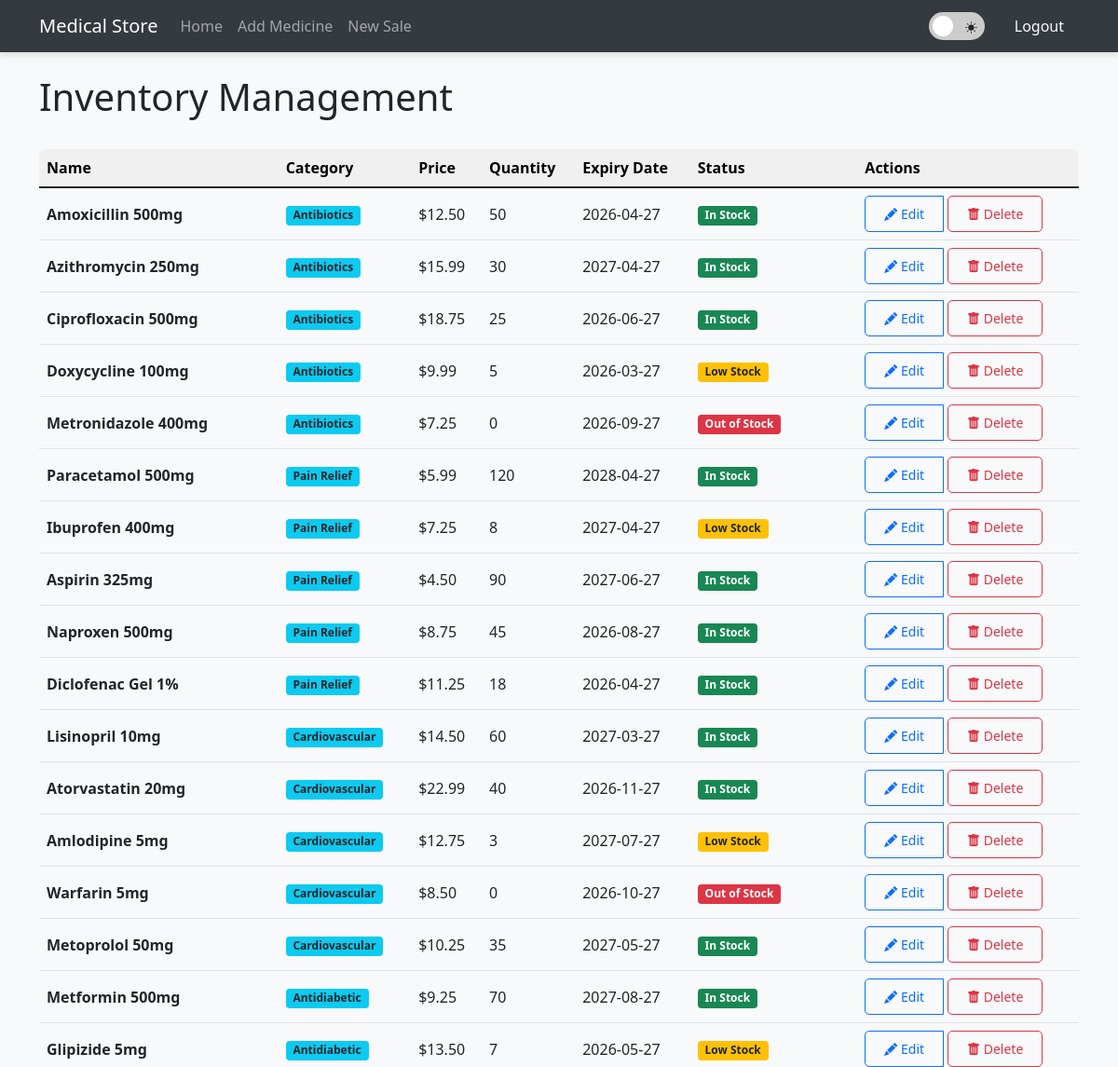
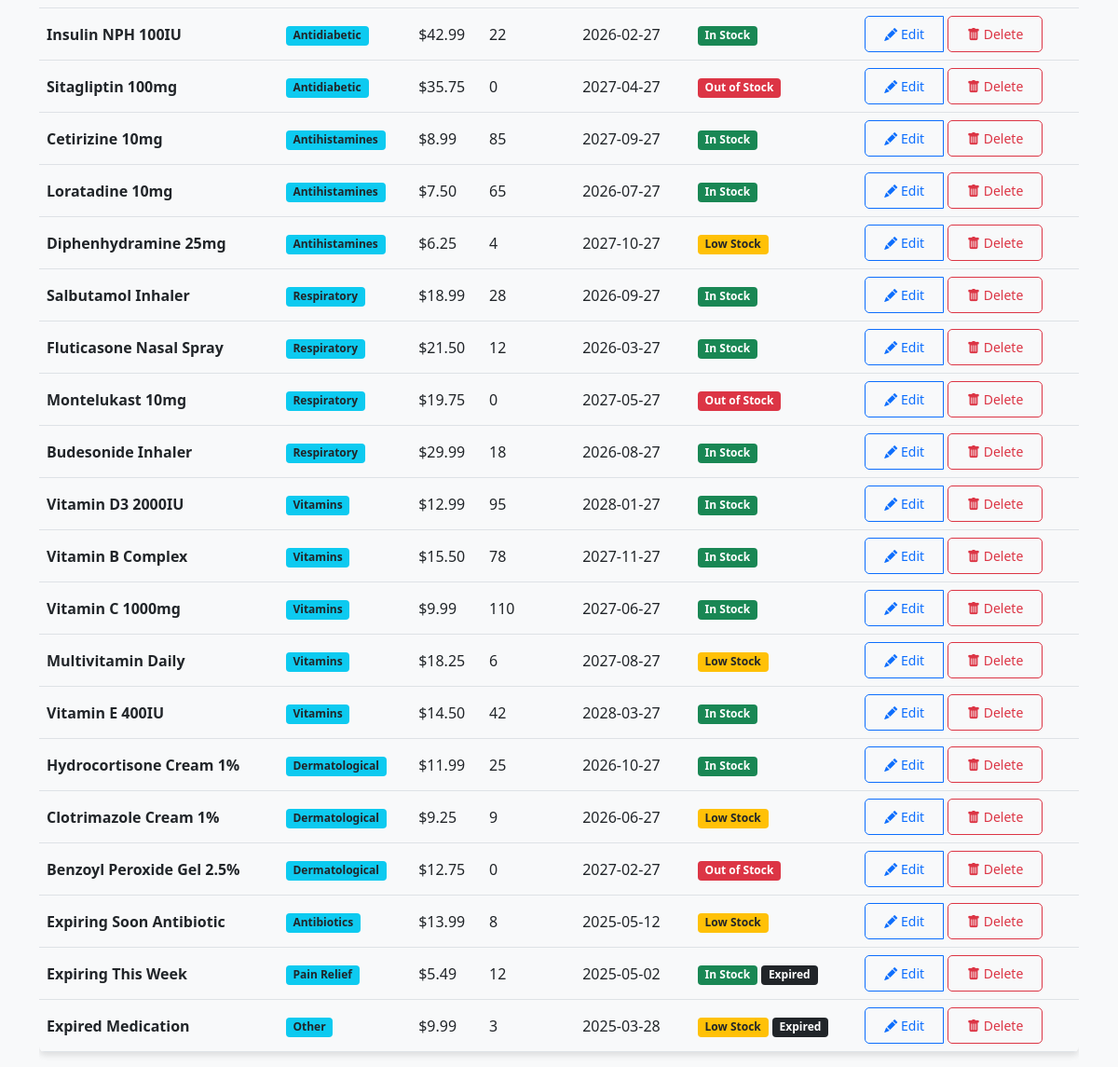
Before: /inventory (signed in) with the older database file (2 pictures, top to bottom).
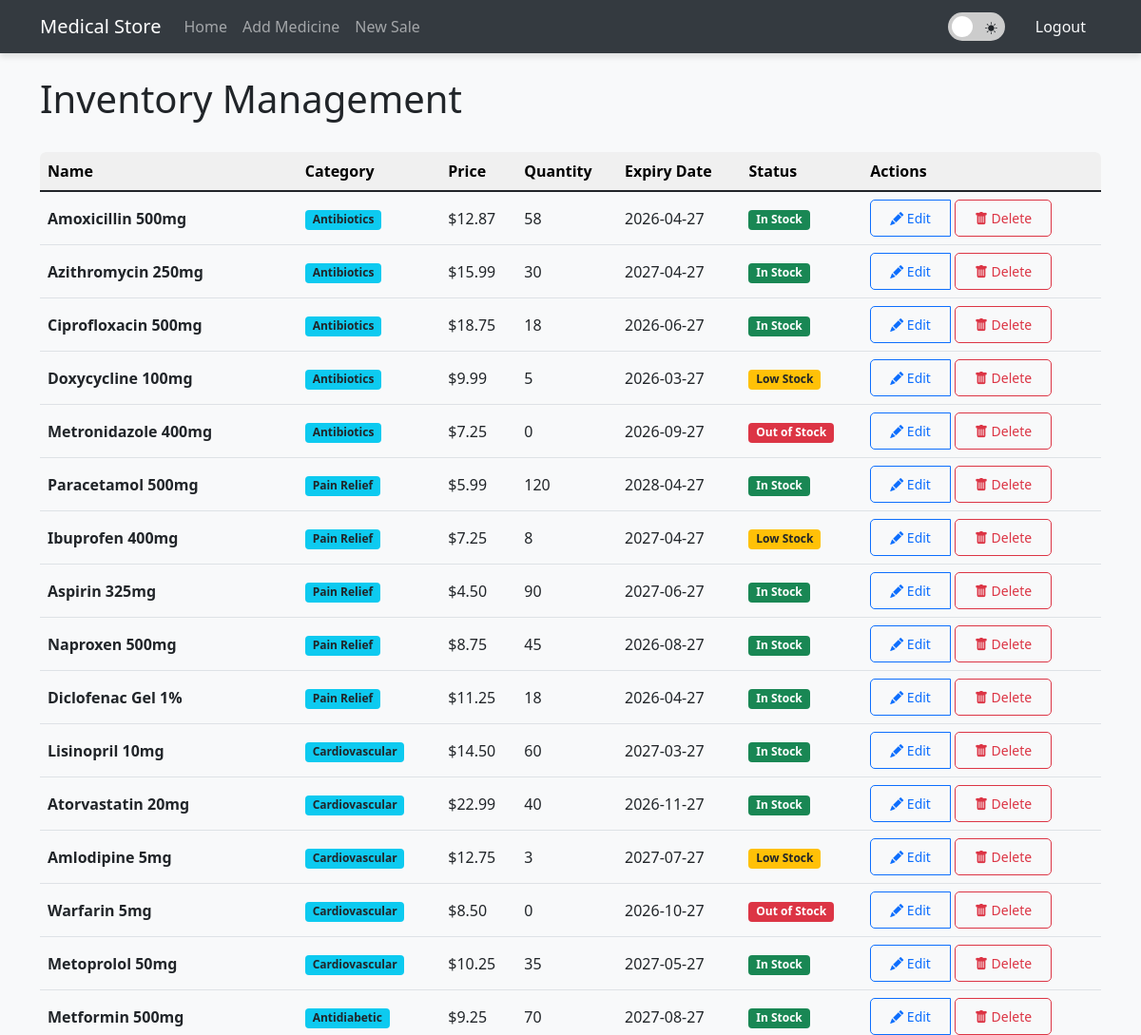
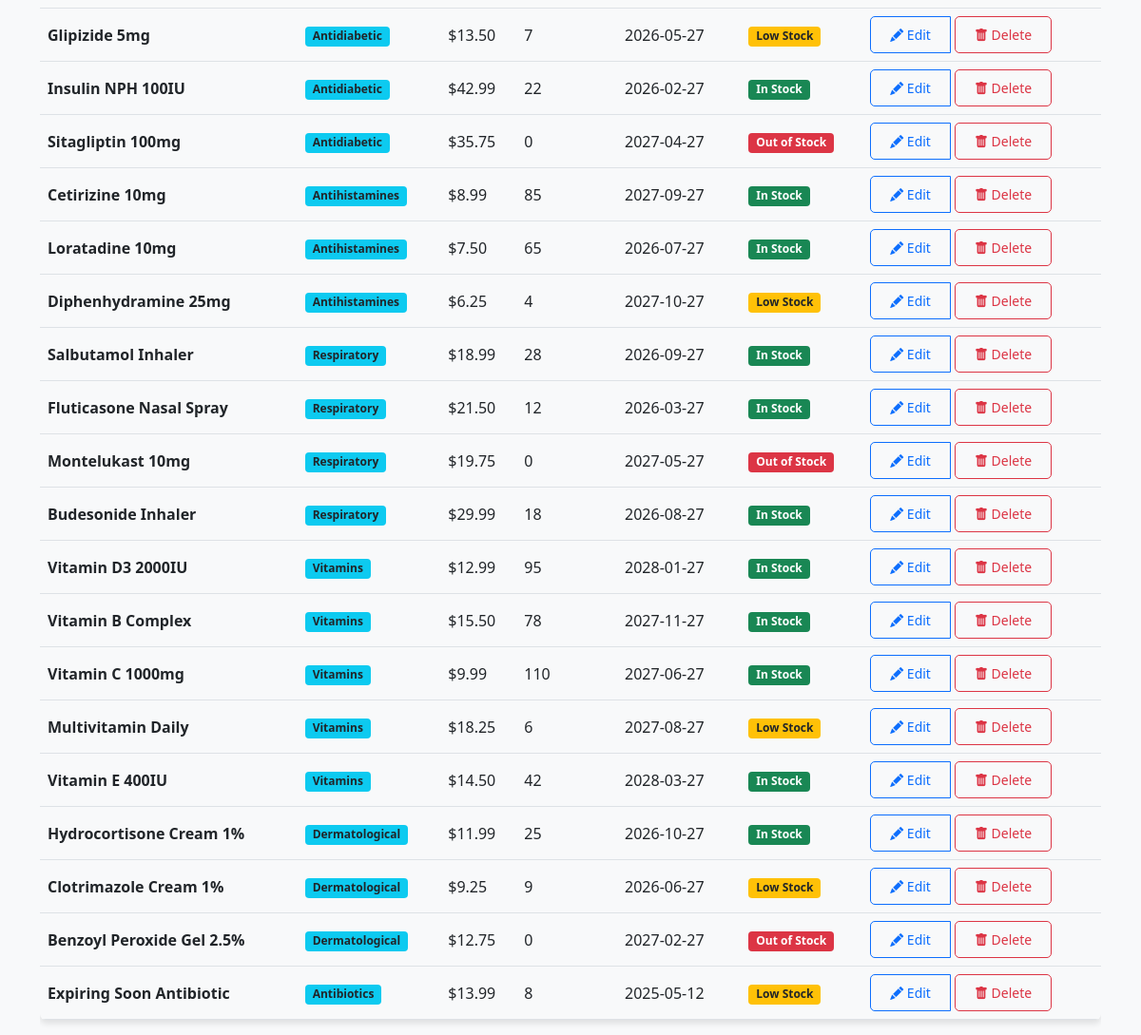
After: the same page with the newer database file (2 pictures, top to bottom).
### app.py (models this page shows, shortened)
class Medicine(db.Model):
    id = db.Column(db.Integer, primary_key=True)
    name = db.Column(db.String(100), nullable=False)
    category = db.Column(db.String(50), nullable=False)
    price = db.Column(db.Float, nullable=False)
    quantity = db.Column(db.Integer, nullable=False)
    min_stock_level = db.Column(db.Integer, default=10)
    expiry_date = db.Column(db.Date, nullable=False)
    created_at = db.Column(db.DateTime, default=datetime.utcnow)
    updated_at = db.Column(db.DateTime, default=datetime.utcnow, onupdate=datetime.utcnow)

### app.py (the view)
@app.route('/index')
@app.route('/inventory')
@login_required
def index():
    medicines = Medicine.query.all()
    now = datetime.now().date()
    well_stocked_count = 0
    low_stock_count = 0
    out_of_stock_count = 0
    for medicine in medicines:
        if medicine.quantity <= 0:
            out_of_stock_count += 1
        elif medicine.quantity < medicine.min_stock_level:
            low_stock_count += 1
        else:
            well_stocked_count += 1
    total_inventory_value = sum(medicine.quantity * medicine.price for medicine in medicines)
    return render_template('index.html',
                          medicines=medicines,
                          now=now,
                          well_stocked_count=well_stocked_count,
                          low_stock_count=low_stock_count,
                          out_of_stock_count=out_of_stock_count,
                          total_inventory_value=total_inventory_value)

### app.py (called while the page is built)
@login_manager.user_loader
def load_user(user_id):
    return User.query.get(int(user_id))

@app.before_request
def auto_check_stock():
    global last_check
    if (datetime.now() - last_check).total_seconds() > 3600:  # 3600 seconds = 1 hour
        if request.endpoint in ['index', 'stock_levels', 'inventory_status_report']:
            check_stock_and_notify()
            last_check = datetime.now()

@app.context_processor
def inject_medicines():
    if current_user.is_authenticated:
        if current_user.role == 'store_manager':
            check_stock_and_notify()
        medicines = Medicine.query.all()
        low_stock_count = 0
        out_of_stock_count = 0
        for medicine in medicines:
            if medicine.quantity <= 0:
                out_of_stock_count += 1
            elif medicine.quantity < medicine.min_stock_level:
                low_stock_count += 1
        return {
            'medicines': medicines,
            'low_stock_count': low_stock_count,
            'out_of_stock_count': out_of_stock_count,
            'notification_count': low_stock_count + out_of_stock_count
        }
    return {'medicines': [], 'low_stock_count': 0, 'out_of_stock_count': 0, 'notification_count': 0}

    @property
    def role(self):
        return self.user_type

### templates/index.html (shortened to what this page needs)
{% extends 'base.html' %}
{% block content %}
<div class="d-flex justify-content-between align-items-center mb-4">
    <h1>Inventory Management</h1>
</div>
<div class="table-container">
    <table class="table table-hover align-middle">
        <thead class="table-light">
            <tr>
                <th>Name</th>
                <th>Category</th>
                <th>Price</th>
                <th>Quantity</th>
                <th>Expiry Date</th>
                <th>Status</th>
                {% if current_user.role == 'pharmacist' %}
                <th>Actions</th>
                {% endif %}
            </tr>
        </thead>
        <tbody>
            {% for medicine in medicines %}
            <tr>
                <td><strong>{{ medicine.name }}</strong></td>
                <td><span class="badge bg-info text-dark">{{ medicine.category }}</span></td>
                <td>${{ "%.2f"|format(medicine.price) }}</td>
                <td>{{ medicine.quantity }}</td>
                <td>{{ medicine.expiry_date.strftime('%Y-%m-%d') }}</td>
                <td>
                    {% if medicine.quantity <= 0 %}
                    <span class="badge bg-danger">Out of Stock</span>
                    {% elif medicine.quantity < medicine.min_stock_level %}
                    <span class="badge bg-warning text-dark">Low Stock</span>
                    {% else %}
                    <span class="badge bg-success">In Stock</span>
                    {% endif %}
                    {% if medicine.expiry_date < now %}
                    <span class="badge bg-dark">Expired</span>
                    {% endif %}
                </td>
                {% if current_user.role == 'pharmacist' %}
                <td>
                    <div class="btn-group">
                        <a href="{{ url_for('update_medicine', id=medicine.id) }}" class="btn btn-sm btn-outline-primary">
                            <i class="bi bi-pencil-fill"></i> Edit
                        </a>
                        <form action="{{ url_for('delete_medicine_direct', id=medicine.id) }}" method="POST" class="ms-1">
                            <button type="submit" class="btn btn-sm btn-outline-danger"
                                    onclick="return confirm('Are you sure you want to delete {{ medicine.name }}?')">
                                <i class="bi bi-trash-fill"></i> Delete
                            </button>
                        </form>
                    </div>
                </td>
                {% endif %}
            </tr>
            {% endfor %}
        </tbody>
    </table>
</div>
{% endblock %}

### templates/base.html (shortened to what this page needs)
<!DOCTYPE html>
<html lang="en">
<head>
    <link href="https://cdn.jsdelivr.net/npm/bootstrap@5.1.3/dist/css/bootstrap.min.css" rel="stylesheet">
    <link rel="stylesheet" href="https://cdn.jsdelivr.net/npm/bootstrap-icons@1.8.1/font/bootstrap-icons.css">
</head>
<body>
    <nav class="navbar navbar-expand-lg navbar-dark bg-dark">
        <div class="container">
            <a class="navbar-brand" href="{{ url_for('index') }}">Medical Store</a>
            <div class="collapse navbar-collapse" id="navbarSupportedContent">
                <ul class="navbar-nav me-auto">
                    <li class="nav-item active">
                        <a class="nav-link" href="/">Home</a>
                    </li>
                    {% if current_user.is_authenticated %}
                        {% if current_user.role == 'pharmacist' %}
                            <li class="nav-item">
                                <a class="nav-link" href="{{ url_for('add_medicine') }}">Add Medicine</a>
                            </li>
                            <li class="nav-item">
                                <a class="nav-link" href="{{ url_for('create_sale') }}">New Sale</a>
                            </li>
                        {% endif %}
                    {% endif %}
                </ul>
                {% if current_user.is_authenticated %}
                <div class="d-flex align-items-center">
                    <div class="d-flex align-items-center me-3">
                        <label class="theme-switch" title="Toggle dark/light mode">
                            <span class="slider">
                                <i class="bi bi-moon-stars-fill text-white position-absolute"
                                   style="left: 8px; top: 7px; font-size: 0.8rem;"></i>
                                <i class="bi bi-brightness-high-fill text-dark position-absolute"
                                   style="right: 8px; top: 7px; font-size: 0.8rem;"></i>
                            </span>
                        </label>
                    </div>
                    <div>
                        <a class="nav-link text-light" href="{{ url_for('logout') }}">Logout</a>
                    </div>
                </div>
                {% else %}
                    <div>
                        <a class="nav-link text-light" href="{{ url_for('login') }}">Login</a>
                    </div>
                {% endif %}
            </div>
        </div>
    </nav>
    <div class="container mt-4">
        {% block content %}{% endblock %}
    </div>
</body>
</html>

### templates/base.html (style rules this page uses)
:root { --bg-main: #f8f9fa; --bg-card: #ffffff; --text-color: #212529; --border-color: #dee2e6; --nav-bg: #343a40; --link-color: #007bff; --hover-bg: #f0f0f0; --transition: all 0.3s ease; --shadow: 0 4px 6px rgba(0, 0, 0, 0.1); --chart-grid: rgba(0, 0, 0, 0.1); }
body { background-color: var(--bg-main); color: var(--text-color); transition: var(--transition); }
.navbar { background-color: var(--nav-bg) !important; box-shadow: var(--shadow); }
.table { color: var(--text-color); border-color: var(--border-color); }
.fade-in { animation: fadeIn 0.5s ease-in-out; }
.theme-switch { position: relative; display: inline-block; width: 60px; height: 30px; }
.slider { position: absolute; cursor: pointer; top: 0; left: 0; right: 0; bottom: 0; background-color: #ccc; transition: .4s; border-radius: 34px; }
.slider:before { position: absolute; content: ""; height: 22px; width: 22px; left: 4px; bottom: 4px; background-color: white; transition: .4s; border-radius: 50%; }
.table { border-radius: 8px; overflow: hidden; box-shadow: var(--shadow); }
.table thead th { border-top: none; background-color: var(--hover-bg); position: sticky; top: 0; z-index: 10; }
.btn { transition: all 0.3s ease; border-radius: 5px; padding: 0.5rem 1.25rem; }
.table { border-radius: 0.375rem; overflow: hidden; box-shadow: var(--shadow); }
.table thead { position: sticky; top: 0; z-index: 5; }
.table-container { border-radius: 0.375rem; overflow: hidden; }

Changed rows visible on the page:
removed Medicine: name "Expiring This Week", category "Pain Relief", price "5.49", quantity "12", expiry_date "2025-05-02", min_stock_level "In Stock", shows "Expired"
removed Medicine: name "Expired Medication", category "Other", price "9.99", quantity "3", expiry_date "2025-03-28", min_stock_level "Low Stock"
changed Medicine "Amoxicillin 500mg": price "12.50" → "12.87"; quantity "50" → "58"
changed Medicine "Ciprofloxacin 500mg": quantity "25" → "18"
